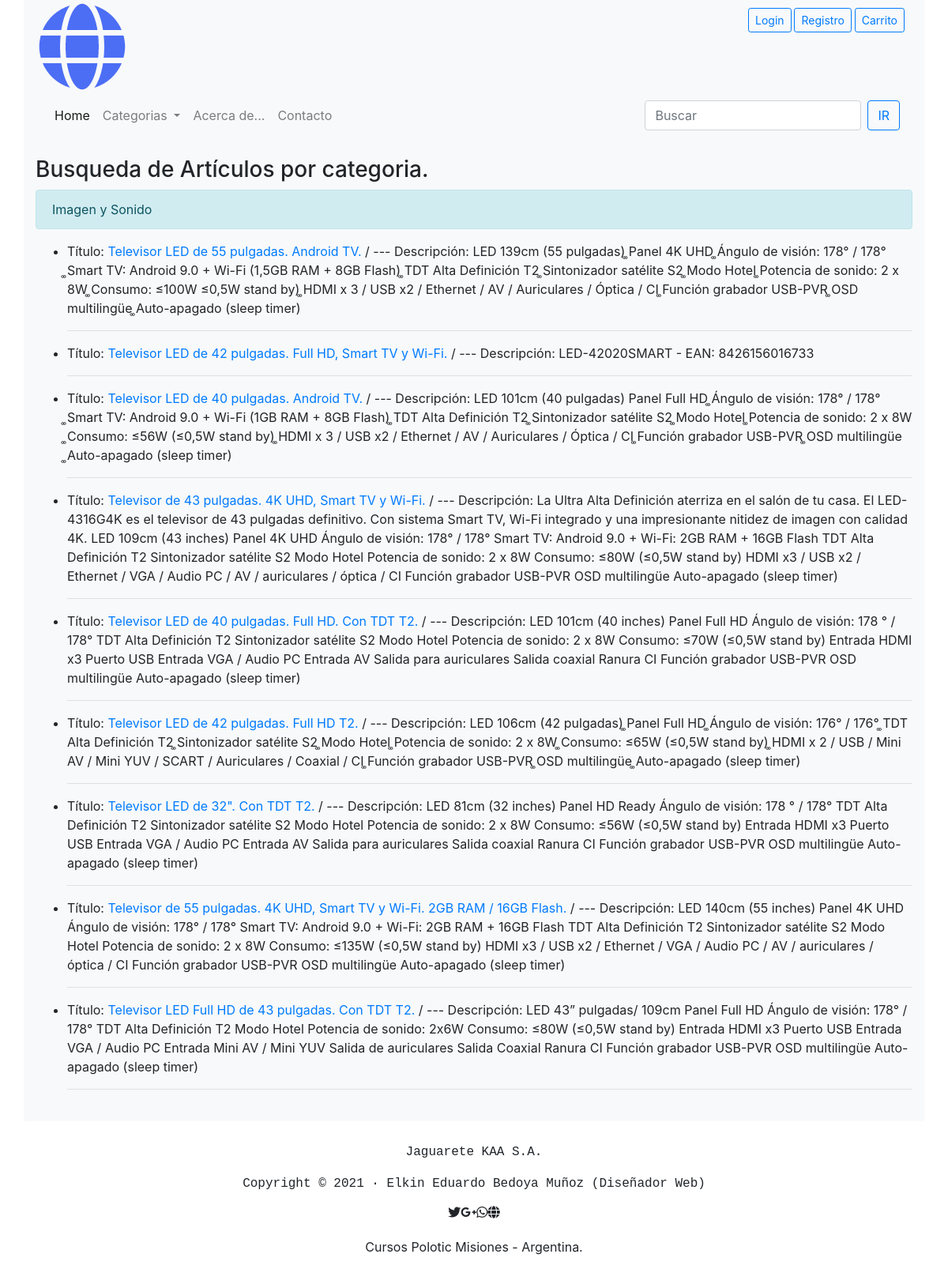
The app's page /filtro_categorias/1 with its own data.
### sitio/models.py (models this page shows)
class Categoria(models.Model):
    descripcion = models.CharField(max_length=64, null=False)
    def __str__(self):
        return f"{self.descripcion}"

class Producto(models.Model):
    titulo = models.CharField(max_length=128, null=False)
    imagen = models.FileField(upload_to='imagenes/')
    descripcion = models.CharField(max_length=1000, null=False)
    precio = models.FloatField(null=False)                       # models.DecimalField(..., max_digits=5, decimal_places=2) models.FloatField
    categoria = models.ForeignKey(Categoria, on_delete=models.CASCADE, related_name="clasificacion_categoria")

### sitio/views.py (the view)
# urls.py: path('filtro_categorias/<int:categoria_id>', views.filtro_categorias, name="filtro_categorias"),
def filtro_categorias(request, categoria_id):
    una_categoria = get_object_or_404(Categoria, id=categoria_id)
    queryset = Producto.objects.all()
    queryset = queryset.filter(categoria=una_categoria)
    return render(request,"tienda/busqueda.html", {
        "lista_productos": queryset,
        "lista_categorias": Categoria.objects.all(),
        "categoria_seleccionada": una_categoria
    })

### sitio/templates/tienda/busqueda.html (shortened to what this page needs)
{% extends "tienda/layout.html" %}
{% block content %}
    {% if categoria_seleccionada %}
        <br>
        <h3>Busqueda de Artículos por categoria.</h3>
        <div class="alert alert-info" role="alert">{{ categoria_seleccionada }}</div>
    {% endif %}
    <ul>
        {% for un_producto in lista_productos %}
            <li>Título:
                <a href="{% url 'sitio:producto' un_producto.id %}">{{un_producto.titulo}}</a> /
                --- Descripción: {{un_producto.descripcion}}
            </li>
            <hr>
        {% empty %}
            <li>
                No se encontraron productos.
            </li>
        {% endfor %}
    </ul>
<br>
{% endblock %}

### records on screen
Categoria: descripcion "Imagen y Sonido"
Producto: titulo "Televisor LED de 55 pulgadas. Android TV.", descripcion "LED 139cm (55 pulgadas) ͚Panel 4K UHD ͚Ángulo de visión: 178° / 178° ͚Smart TV: Android 9.0 + Wi-Fi (1,5GB RAM + 8GB Flash) ͚TDT Alta Definición T2 ͚Sintonizador satélite S2 ͚Modo Hotel ͚Potencia de sonido: 2 x 8W ͚Consumo: ≤100W ≤0,5W stand by) ͚HDMI x 3 / USB x2 / Ethernet / AV / Auriculares / Óptica / CI ͚Función grabador USB-PVR ͚OSD multilingüe ͚Auto-apagado (sleep timer)"
Producto: titulo "Televisor LED de 42 pulgadas. Full HD, Smart TV y Wi-Fi.", descripcion "LED-42020SMART - EAN: 8426156016733"
Producto: titulo "Televisor LED de 40 pulgadas. Android TV.", descripcion "LED 101cm (40 pulgadas) Panel Full HD ͚Ángulo de visión: 178° / 178° ͚Smart TV: Android 9.0 + Wi-Fi (1GB RAM + 8GB Flash) ͚TDT Alta Definición T2 ͚Sintonizador satélite S2 ͚Modo Hotel ͚Potencia de sonido: 2 x 8W ͚Consumo: ≤56W (≤0,5W stand by) ͚HDMI x 3 / USB x2 / Ethernet / AV / Auriculares / Óptica / CI ͚Función grabador USB-PVR ͚OSD multilingüe ͚Auto-apagado (sleep timer)"
Producto: titulo "Televisor de 43 pulgadas. 4K UHD, Smart TV y Wi-Fi.", descripcion "La Ultra Alta Definición aterriza en el salón de tu casa. El LED-4316G4K es el televisor de 43 pulgadas definitivo. Con sistema Smart TV, Wi-Fi integrado y una impresionante nitidez de imagen con calidad 4K. LED 109cm (43 inches) Panel 4K UHD Ángulo de visión: 178° / 178° Smart TV: Android 9.0 + Wi-Fi: 2GB RAM + 16GB Flash TDT Alta Definición T2 Sintonizador satélite S2 Modo Hotel Potencia de sonido: 2 x 8W Consumo: ≤80W (≤0,5W stand by) HDMI x3 / USB x2 / Ethernet / VGA / Audio PC / AV / auriculares / óptica / CI Función grabador USB-PVR OSD multilingüe Auto-apagado (sleep timer)"
Producto: titulo "Televisor LED de 40 pulgadas. Full HD. Con TDT T2.", descripcion "LED 101cm (40 inches) Panel Full HD Ángulo de visión: 178 ° / 178° TDT Alta Definición T2 Sintonizador satélite S2 Modo Hotel Potencia de sonido: 2 x 8W Consumo: ≤70W (≤0,5W stand by) Entrada HDMI x3 Puerto USB Entrada VGA / Audio PC Entrada AV Salida para auriculares Salida coaxial Ranura CI Función grabador USB-PVR OSD multilingüe Auto-apagado (sleep timer)"
Producto: titulo "Televisor LED de 42 pulgadas. Full HD T2.", descripcion "LED 106cm (42 pulgadas) ͚Panel Full HD ͚Ángulo de visión: 176° / 176° ͚TDT Alta Definición T2 ͚Sintonizador satélite S2 ͚Modo Hotel ͚Potencia de sonido: 2 x 8W ͚Consumo: ≤65W (≤0,5W stand by) ͚HDMI x 2 / USB / Mini AV / Mini YUV / SCART / Auriculares / Coaxial / CI ͚Función grabador USB-PVR ͚OSD multilingüe ͚Auto-apagado (sleep timer)"
Producto: titulo "Televisor LED de 32\". Con TDT T2.", descripcion "LED 81cm (32 inches) Panel HD Ready Ángulo de visión: 178 ° / 178° TDT Alta Definición T2 Sintonizador satélite S2 Modo Hotel Potencia de sonido: 2 x 8W Consumo: ≤56W (≤0,5W stand by) Entrada HDMI x3 Puerto USB Entrada VGA / Audio PC Entrada AV Salida para auriculares Salida coaxial Ranura CI Función grabador USB-PVR OSD multilingüe Auto-apagado (sleep timer)"
Producto: titulo "Televisor de 55 pulgadas. 4K UHD, Smart TV y Wi-Fi. 2GB RAM / 16GB Flash.", descripcion "LED 140cm (55 inches) Panel 4K UHD Ángulo de visión: 178° / 178° Smart TV: Android 9.0 + Wi-Fi: 2GB RAM + 16GB Flash TDT Alta Definición T2 Sintonizador satélite S2 Modo Hotel Potencia de sonido: 2 x 8W Consumo: ≤135W (≤0,5W stand by) HDMI x3 / USB x2 / Ethernet / VGA / Audio PC / AV / auriculares / óptica / CI Función grabador USB-PVR OSD multilingüe Auto-apagado (sleep timer)"
Producto: titulo "Televisor LED Full HD de 43 pulgadas. Con TDT T2.", descripcion "LED 43” pulgadas/ 109cm Panel Full HD Ángulo de visión: 178° / 178° TDT Alta Definición T2 Modo Hotel Potencia de sonido: 2x6W Consumo: ≤80W (≤0,5W stand by) Entrada HDMI x3 Puerto USB Entrada VGA / Audio PC Entrada Mini AV / Mini YUV Salida de auriculares Salida Coaxial Ranura CI Función grabador USB-PVR OSD multilingüe Auto-apagado (sleep timer)"
